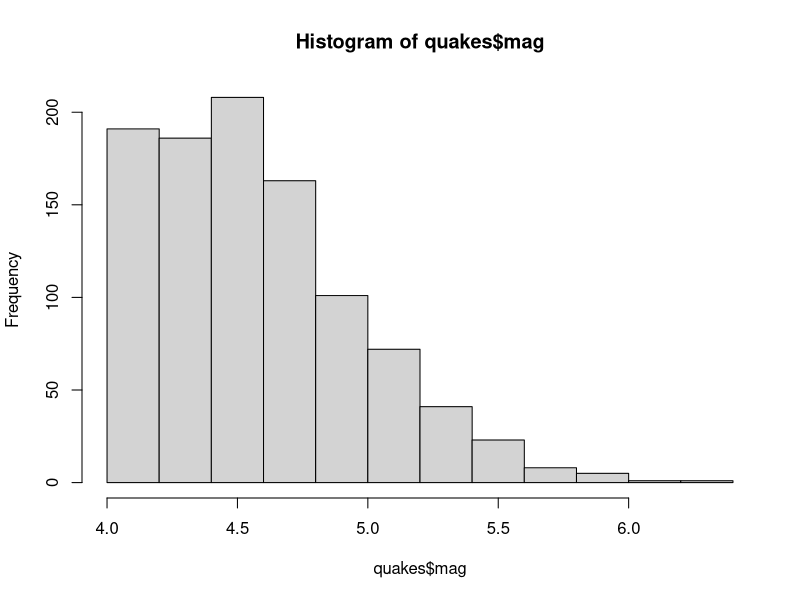

The R source for this figure:
## ---- chunk 1
hist(quakes$mag)
quakes <- quakes
